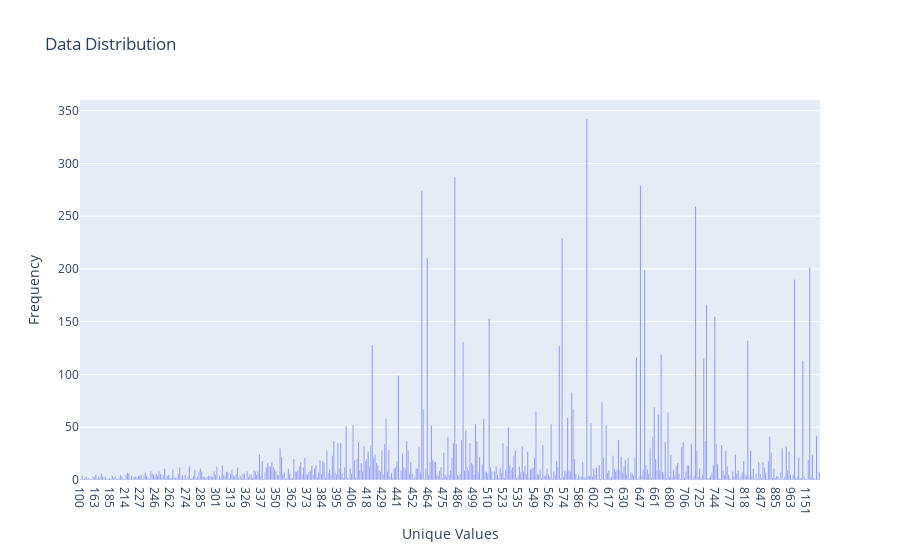

Notebook code for this chart:
### Code cell
# Data distribution
# Basically plot the frequency of ocurrence of each value
# of the functional parameter in the dataset inputted to the models

# This is only plotting the subset in the training set, and not in the entire dataset

def plot_data_distribution(y):
    # Calculate the frequency of each value in the y_test array
    unique_values, counts = np.unique(y, return_counts=True)

    # Create the bar chart
    fig = go.Figure(data=go.Bar(x=unique_values, y=counts))

    # Update the layout for a better visual representation
    fig.update_layout(
        title='Data Distribution',
        xaxis_title='Unique Values',
        yaxis_title='Frequency',
        xaxis=dict(type='category'),  # Treat unique values as discrete categories
        yaxis=dict(title='Frequency'),  # You can also set the range or scale of the y-axis if needed
    )

    fig.show()
    print("The mean of the data distribution is", np.mean(y_train), "and the standard deviation is", np.std(y_train))

plot_data_distribution(y_train)

### Figure 1 — Plotly figure (JSON) as saved in the notebook; plotly's stock layout.template omitted (floating-point values rounded to 4 significant figures; data arrays with more than 128 entries replaced by an {"elided": "..."} marker saying what was removed)
{"data": [{"type": "bar", "x": {"elided": "538 int values"}, "y": {"elided": "538 int values"}}], "layout": {"title": {"text": "Data Distribution"}, "xaxis": {"title": {"text": "Unique Values"}, "type": "category"}, "yaxis": {"title": {"text": "Frequency"}}}}
